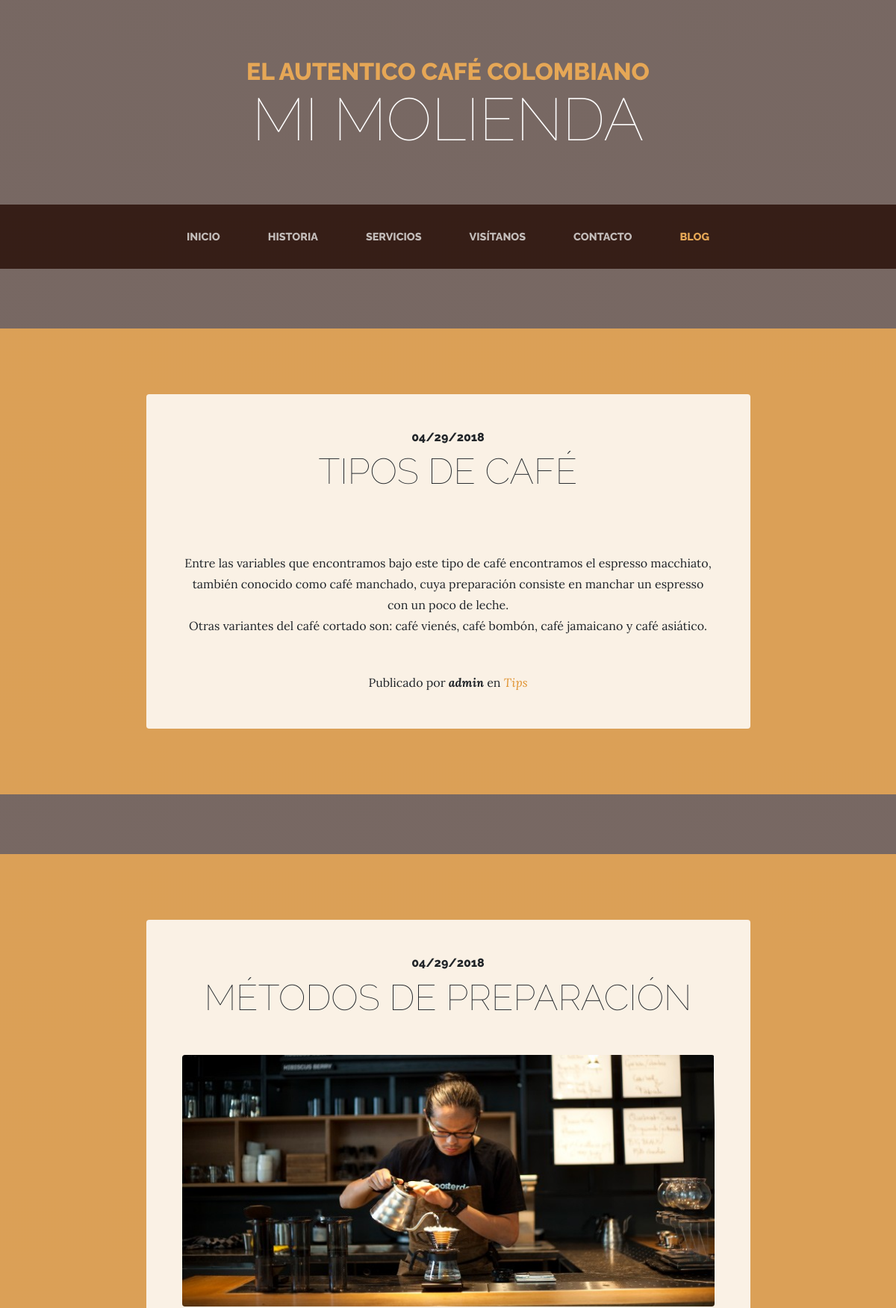
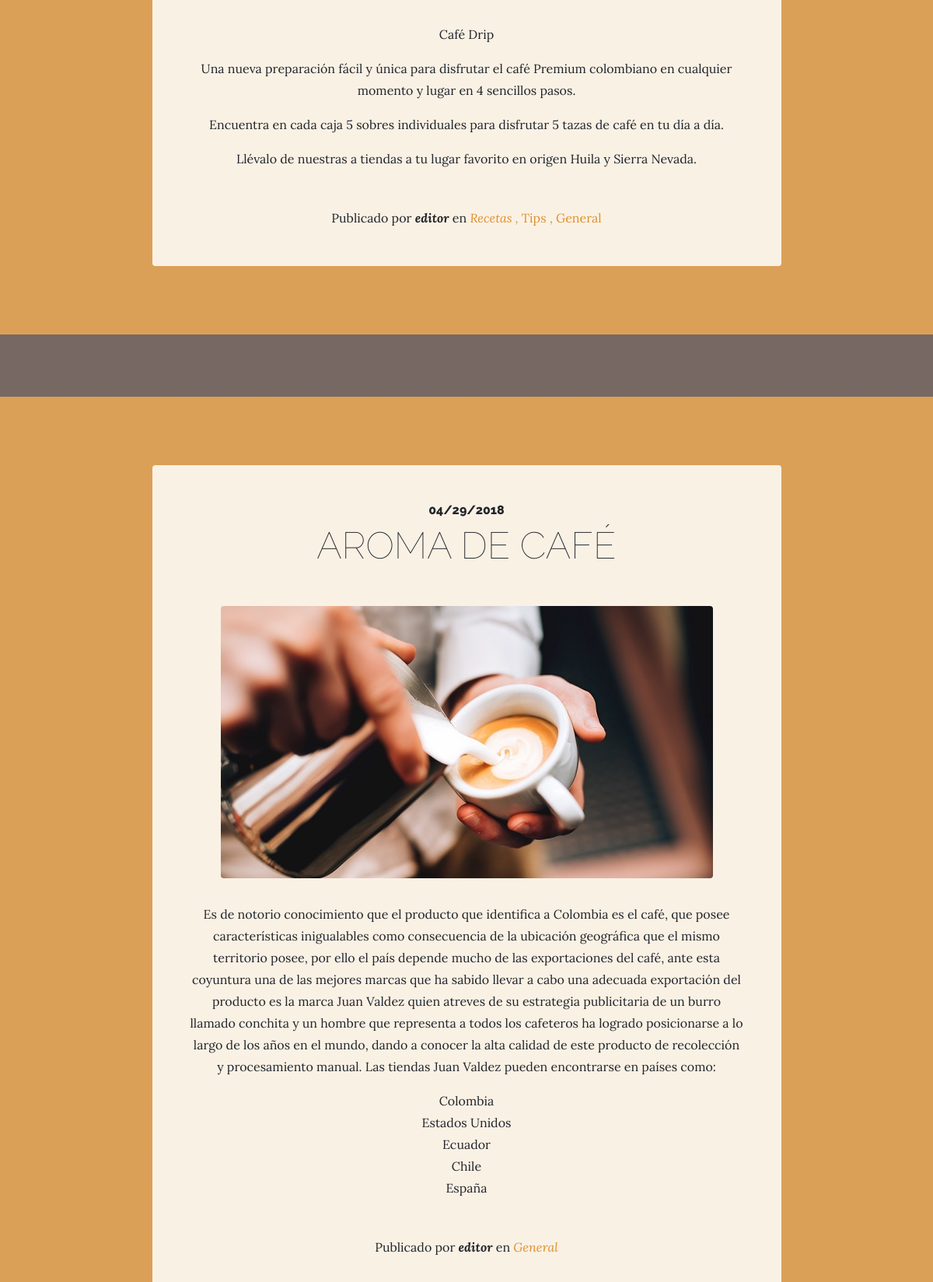
The page /blog/blog/ (upper part) on the database its author committed (2 pictures, top to bottom).
### blog/models.py (models this page shows, shortened)
class Post(models.Model):
    title = models.CharField(max_length=200, verbose_name="Título")
    content = models.TextField(verbose_name="Contenido")
    published = models.DateTimeField(verbose_name="Fecha de publicación", default=now)
    image = models.ImageField(verbose_name="Imagen",upload_to="blog", null=True, blank=True)
    author = models.ForeignKey(User, verbose_name="Autor", on_delete=models.CASCADE)
    categories = models.ManyToManyField(Category, verbose_name="Categorías", related_name="get_posts")
    created = models.DateTimeField(auto_now_add=True, verbose_name="Fecha de creación")
    updated = models.DateTimeField(auto_now=True, verbose_name="Fecha de edición")
    class Meta:
        verbose_name = "entrada"
        verbose_name_plural = "entradas"
        ordering = ['-created']

class Category(models.Model):
    name = models.CharField(max_length=100, verbose_name="Nombre")
    created = models.DateTimeField(auto_now_add=True, verbose_name="Fecha de creación")
    updated = models.DateTimeField(auto_now=True, verbose_name="Fecha de edición")
    class Meta:
        verbose_name = "categoría"
        verbose_name_plural = "categorías"
        ordering = ['-created']

### blog/views.py (the view)
# urls.py: path('blog/', views.blog, name="blog"),
def blog(request):
    posts = Post.objects.all()
    template_name = 'blog/blog.html'
    return render(request, template_name, {'posts':posts})

### pages/templatetags/pages_extras.py (called while the page is built)
@register.simple_tag
def get_page_list():
    pages = Page.objects.all()
    return pages

### social/processors.py (called while the page is built)
def ctx_dict(request):
    ctx = {}
    links = Link.objects.all()
    for link in links:
        ctx[link.key] = link.url
    return ctx

### blog/templates/blog/blog.html (shortened to what this page needs)
{% extends 'core/base.html' %}
{% load static %}
{% block content %}
{% for post in posts %}
<section class="page-section cta">
  <div class="container">
    <div class="row">
      <div class="col-xl-9 mx-auto">
        <div class="cta-innerv text-center rounded">
          <h2 class="section-heading mb-5">
            <span class="section-heading-upper">{{ post.published|date:"SHORT_DATE_FORMAT" }}</span>
            <span class="section-heading-lower">{{ post.title }}</span>
          </h2>
          <p class="mb-0">
            <img class="mx-auto d-flex rounded img-fluid mb-3 mb-lg-0" {% if post.image %}src="{{post.image.url}}"{% endif %} alt="">
          </p>
          <p class="mb-0 mbt">{{ post.content|linebreaks }}</p>
          <p class="mb-0 mbt">
            <span class="section-heading-under">Publicado por <em><b>{{post.author}}</b></em> en <em>
              {% for category in post.categories.all %}
              <a href="{% url 'category' category.id %}" class="link"> {{ category.name }}
                {% if not forloop.last %} , {% endif %}
              </a></em></span>
              {% endfor %}
          </p>
        </div>
      </div>
    </div>
  </div>
</section>
{% endfor %}
{% endblock %}

### core/static/core/css/business-casual.css (style rules this page uses)
body { font-family: 'Lora'; background: linear-gradient(rgba(47, 23, 15, 0.65), rgba(47, 23, 15, 0.65)), url("../img/bg.jpg"); background-attachment: fixed; background-position: center; background-size: cover; }
h1, h2, h3, h4, h5, h6 { font-family: 'Raleway'; }
p { line-height: 1.75; }
.page-section { margin-top: 5rem; margin-bottom: 5rem; }
.section-heading { text-transform: uppercase; }
.section-heading .section-heading-upper { display: block; font-size: 1rem; font-weight: 800; padding-bottom:.5rem; }
.section-heading .section-heading-lower { display: block; font-size: 3rem; font-weight: 100; }
.cta { padding-top: 5rem; padding-bottom: 5rem; background-color: rgba(230, 167, 86, 0.9); }
.cta .cta-innerv { position: relative; padding: 3rem; margin: 0.5rem; background-color: rgba(255, 255, 255, 0.85); }
.mbt { padding-top: 2rem; }
a.link { color: #df902a; }

### rows shown on the page
Post: published "04/29/2018", title "TIPOS DE CAFÉ", content "Entre las variables que encontramos bajo este tipo de café encontramos el espresso macchiato, también conocido como café manchado, cuya preparación consiste en manchar un espresso con un poco de leche. Otras variantes del café cortado son: café vienés, café bombón, café jamaicano y café asiático.", author "admin"
Category: name "Tips"
Post: published "04/29/2018", title "MÉTODOS DE PREPARACIÓN", image (picture), content "Café Drip Una nueva preparación fácil y única para disfrutar el café Premium colombiano en cualquier momento y lugar en 4 sencillos pasos. Encuentra en cada caja 5 sobres individuales para disfrutar 5 tazas de café en tu día a día. Llévalo de nuestras a tiendas a tu lugar favorito en origen Huila y Sierra Nevada.", author "editor"
Category: name "Recetas"
Category: name "General"
Post: published "04/29/2018", title "AROMA DE CAFÉ", image (picture), content "Es de notorio conocimiento que el producto que identifica a Colombia es el café, que posee características inigualables como consecuencia de la ubicación geográfica que el mismo territorio posee, por ello el país depende mucho de las exportaciones del café, ante esta coyuntura una de las mejores marcas que ha sabido llevar a cabo una adecuada exportación del producto es la marca Juan Valdez quien atreves de su estrategia publicitaria de un burro llamado conchita y un hombre que representa a todos los cafeteros ha logrado posicionarse a lo largo de los años en el mundo, dando a conocer la alta calidad de este producto de recolección y procesamiento manual. Las tiendas Juan Valdez pueden…", author "editor"
